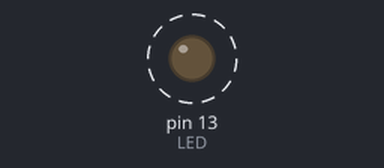
A sketch run on a simulated Arduino Uno, built with avr-gcc and run on an emulated ATmega328P. Shown: output pins drawn as LEDs (lit = HIGH). Dashed ring = blinking.

Above: at 0.2 s.
Timing chart, 0 to 3.0 s (numbered marks = the images above):
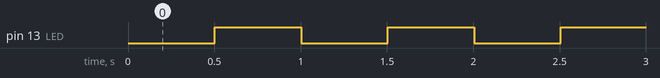

The sketch:

test_event_lib.ino
```cpp
#define LED 13
#define INTERVAL 500
#include <EventLib.h>

EventLib event;

typedef struct {
  unsigned long last_event_time;
} blink_data;

blink_data led_data;

void setup() {
  pinMode(LED, OUTPUT);
  led_data.last_event_time = millis();
  event.add_listener((void *) &led_data, test_a, handle_a);
}

void loop() {
  event.event_loop();
}

int test_a(void *data) {
  unsigned long curr_time = millis();
  blink_data *my_data = (blink_data *) data;
  return (curr_time - my_data->last_event_time > INTERVAL);
}

void handle_a(void *data) {
  blink_data *my_data = (blink_data *) data;
  byte last_state = digitalRead(LED);
  my_data->last_event_time = millis();
  digitalWrite(LED, !last_state);
}
```

Measured:
- by itself, pin 13 (LED): alternates HIGH for 0.50 s and LOW for 0.50 s
